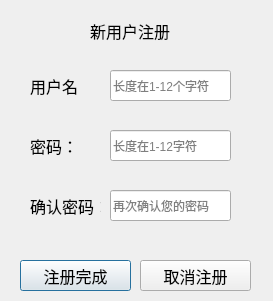
<?xml version="1.0" encoding="UTF-8"?>
<ui version="4.0">
 <class>Register</class>
 <widget class="QDialog" name="Register">
  <property name="geometry">
   <rect>
    <x>0</x>
    <y>0</y>
    <width>273</width>
    <height>301</height>
   </rect>
  </property>
  <property name="windowTitle">
   <string>Dialog</string>
  </property>
  <widget class="QLineEdit" name="rename">
   <property name="geometry">
    <rect>
     <x>110</x>
     <y>70</y>
     <width>121</width>
     <height>31</height>
    </rect>
   </property>
   <property name="placeholderText">
    <string>长度在1-12个字符</string>
   </property>
  </widget>
  <widget class="QLineEdit" name="repass">
   <property name="geometry">
    <rect>
     <x>110</x>
     <y>130</y>
     <width>121</width>
     <height>31</height>
    </rect>
   </property>
   <property name="placeholderText">
    <string>长度在1-12字符</string>
   </property>
  </widget>
  <widget class="QLineEdit" name="repassag">
   <property name="geometry">
    <rect>
     <x>110</x>
     <y>190</y>
     <width>121</width>
     <height>31</height>
    </rect>
   </property>
   <property name="placeholderText">
    <string>再次确认您的密码</string>
   </property>
  </widget>
  <widget class="QLabel" name="label">
   <property name="geometry">
    <rect>
     <x>30</x>
     <y>75</y>
     <width>51</width>
     <height>21</height>
    </rect>
   </property>
   <property name="font">
    <font>
     <pointsize>12</pointsize>
    </font>
   </property>
   <property name="text">
    <string>用户名：</string>
   </property>
  </widget>
  <widget class="QLabel" name="label_2">
   <property name="geometry">
    <rect>
     <x>30</x>
     <y>135</y>
     <width>51</width>
     <height>21</height>
    </rect>
   </property>
   <property name="font">
    <font>
     <pointsize>12</pointsize>
    </font>
   </property>
   <property name="text">
    <string>密码：</string>
   </property>
  </widget>
  <widget class="QLabel" name="label_3">
   <property name="geometry">
    <rect>
     <x>30</x>
     <y>195</y>
     <width>71</width>
     <height>21</height>
    </rect>
   </property>
   <property name="font">
    <font>
     <pointsize>12</pointsize>
    </font>
   </property>
   <property name="text">
    <string>确认密码：</string>
   </property>
  </widget>
  <widget class="QLabel" name="label_4">
   <property name="geometry">
    <rect>
     <x>90</x>
     <y>10</y>
     <width>81</width>
     <height>41</height>
    </rect>
   </property>
   <property name="font">
    <font>
     <pointsize>12</pointsize>
    </font>
   </property>
   <property name="text">
    <string>新用户注册</string>
   </property>
  </widget>
  <widget class="QPushButton" name="registerok">
   <property name="geometry">
    <rect>
     <x>20</x>
     <y>260</y>
     <width>111</width>
     <height>31</height>
    </rect>
   </property>
   <property name="font">
    <font>
     <pointsize>12</pointsize>
    </font>
   </property>
   <property name="text">
    <string>注册完成</string>
   </property>
  </widget>
  <widget class="QPushButton" name="registerno">
   <property name="geometry">
    <rect>
     <x>140</x>
     <y>260</y>
     <width>111</width>
     <height>31</height>
    </rect>
   </property>
   <property name="font">
    <font>
     <pointsize>12</pointsize>
    </font>
   </property>
   <property name="text">
    <string>取消注册</string>
   </property>
  </widget>
 </widget>
 <resources/>
 <connections/>
</ui>
